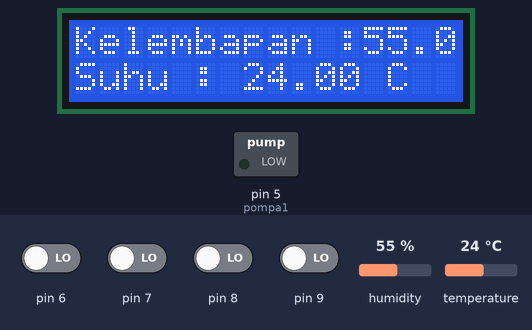
Recording of a sketch running on a simulated Arduino Uno, built with avr-gcc and run on an emulated ATmega328P. Shown: 16×2 character LCD, switched loads named in the sketch (green lamp = pin HIGH). The test bench sets the inputs (shaded band); at power-on: pin 6–9 LOW, humidity 55 %, temperature 24 °C. The local clock reads 2024-03-15 10:24:30 at power-on unless the sketch sets it; what the sketch prints to the serial monitor is not drawn.

Above: at 1.5 s.
1.6 s: pin 9 driven HIGH
At 3.6 s:
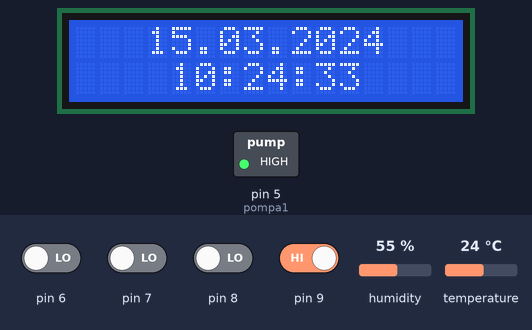
8.3 s: humidity set to 22 %
At 11.7 s:
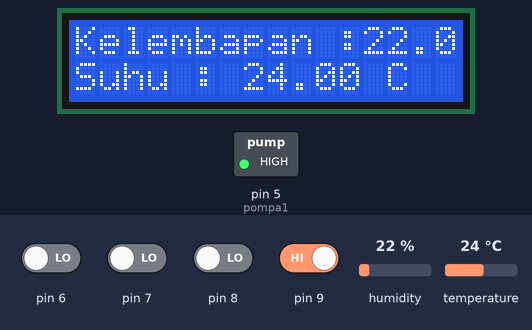
13.9 s: temperature set to 12 °C
At 16.4 s:
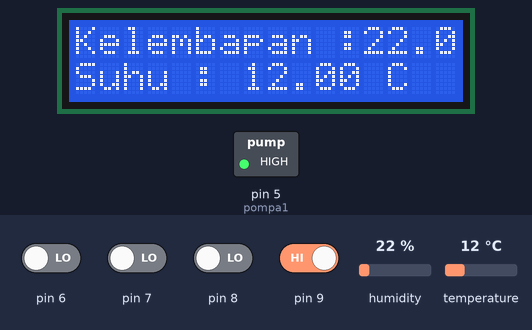
Timing chart, 0 to 17.9 s (numbered marks = the images above; inputs shaded):
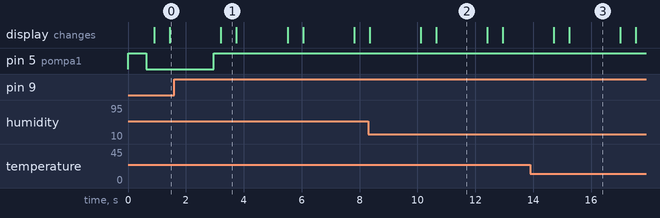

The sketch:

KKNV1.ino
```cpp
/*
   BISMILLAH PROGRAM MONITORING JAMUR IOT
  /* Serial ESP to Arduino on:
   https://create.arduino.cc/projecthub/nidhi17agarwal/uart-communication-between-arduino-uno-and-esp32-1170d5
   Shcematic in web, using voltage divider for TX of Arduino, ground connected to both GND.
   Using generic code like other, just need to code the ESP using Arduino IDE, tutorial in link:
   https://www.electronicshub.org/esp32-arduino-ide/#:~:text=Type%20the%20code%20in%20Arduino,can%20see%20the%20LED%20Blinking.
*/
#include <Wire.h>
#include <LiquidCrystal_I2C.h>
LiquidCrystal_I2C lcd(0x27, 16, 2); // set the LCD address to 0x27 for a 16 chars and 2 line display
// Arduino Mega:
// DS3231:  SDA pin   -> Arduino Digital 20 (SDA) or the dedicated SDA pin
//          SCL pin   -> Arduino Digital 21 (SCL) or the dedicated SCL pin
//Pembacaan DHT22
#include "DHT.h"
#define DHTPIN 4    // DHT PIN 2
#define DHTTYPE DHT22   // DHT 22  (AM2302), AM2321
DHT dht(DHTPIN, DHTTYPE);


#include <Adafruit_Sensor.h>
#include <DHT.h>
#include "DHT.h"
#include <DHT_U.h>
#define pompa1  5 //Relay untuk Pompa


float h;
float t;

int nilaibutton1;
int nilaibutton2;
int nilaibutton3;
int nilaibutton4;

//Setingan RTC, jam, dan alarm
#include <DS3231.h>
DS3231  rtc(SDA, SCL);
Time tt;
int jam, menit, detik;
int set_jam1 = 19;     //Set alarm jam Pagi
int set_menit1 = 20;   //Set alarm menit Pagi
int set_jam2 = 19;     //Set alarm jam Siang
int set_menit2 = 25;   //Set alarm menit Siang
int set_jam3 = 19;     //Set alarm jam Malam
int set_menit3 = 30;   //Set alarm menit Malam

void setup() {
  pinMode(pompa1, OUTPUT);
  pinMode(6, INPUT);
  pinMode(7, INPUT);
  pinMode(8, INPUT);
  pinMode(9, INPUT);
  digitalWrite(pompa1, HIGH);
  // Setup Serial connection
  Serial.begin(9600);

  dht.begin();
  // Initialize the rtc object
  rtc.begin();
  // Uncomment to set time
/*
    rtc.setDOW(0);     // Set Day-of-Week to DAYS(0=senin)
    rtc.setTime(19, 8, 0);     // Set the time exp: 12:00:00 (24hr format)
    rtc.setDate(24, 10, 2022);   // Set the date to Month, date, Year
*/
  //LCD Setup
  lcd.init();                      // initialize the lcd
  lcd.init();
  lcd.backlight();
}

//Pembacaan sensor DHT22
void dht22() {
    delay(500);
  h = dht.readHumidity();
  // Read temperature as Celsius (the default)
  t = dht.readTemperature();

  // Check if any reads failed and exit early (to try again).
  if (isnan(h) || isnan(t) ) {
    Serial.println("Failed to read from DHT sensor!");
    return;
  }
  Serial.print("Temperature: ");
  Serial.print(t);
  Serial.print(" *C\t");
  Serial.print("Humidity: ");
  Serial.print(h);
  Serial.println(" %");
}

void siram1() {
  if (set_jam1 == jam) {             //Jika jam sama dengan alarm, maka
    if (set_menit1 == menit) {       //Jika menit sama dengan alarm, maka
      spray();
      Serial.println("alarm Pagi");
    }
  }
}

void siram2() {
  if (set_jam2 == jam) {             //Jika jam sama dengan alarm, maka
    if (set_menit2 == menit) {       //Jika menit sama dengan alarm, maka
      spray();
      Serial.println("alarm Siang");
    }
  }
}

void siram3() {
  if (set_jam3 == jam) {             //Jika jam sama dengan alarm, maka
    if (set_menit3 == menit) {       //Jika menit sama dengan alarm, maka
      spray();
      Serial.println("alarm Sore");
    }
  }
}


//Scanning Push Button Untuk Tombol Mode
void scan() {
  nilaibutton1 = digitalRead(6);  // read input value
  nilaibutton2 = digitalRead(7);  // read input value
  nilaibutton3 = digitalRead(8);  // read input value

  if (nilaibutton1 == 1) {
    Serial.println("Mode Manual Off");
    //lcd.setCursor(1, 1);
    //lcd.print("OFF   ");
  }
  if (nilaibutton1 == 0) {
    manual(); // Memanggil Mode Manual
    Serial.println("Mode Manual On");
    //lcd.setCursor(1, 1);
    //lcd.print("MANUAL");
  }
  if (nilaibutton2 == 1) {
    Serial.println("Mode Hujan Off");
    //lcd.setCursor(8, 1);
    //lcd.print("OFF  ");
  }
  if (nilaibutton2 == 0) {
    Serial.println("Mode Hujan On");
    //lcd.setCursor(8, 1);
    //lcd.print("HUJAN");
    siram1();
    siram2();
  }
  if (nilaibutton3 == 1) {
    Serial.println("Mode KEMARAU OFF");
    //lcd.setCursor(15, 1);
    //lcd.print("OFF  ");
  }
  if (nilaibutton3 == 0) {
    Serial.println("Mode KEMARAU ON");
    //lcd.setCursor(15, 1);
    //lcd.print("PANAS");
    siram1();
    siram2();
    siram3();
  }
  delay(200);
}

//Membuat Mode manual untuk dijalankan secara manual penyemprotan oleh Petani
void manual() {
  nilaibutton4 = digitalRead(9);  // read input value
  if (nilaibutton4 == 1) {
    digitalWrite(pompa1, HIGH); //Pompa dimatikan secara manual oleh Petani
  }
  if (nilaibutton4 == 0) {
    digitalWrite(pompa1, LOW); //Pompa dinyalakan secara manual oleh Petani
    Serial.println("Pompa Menyala Manual");
  }
}

void RTC() {
  //RTC Program
  // Send Day-of-Week
  Serial.print(rtc.getDOWStr());
  Serial.print(" ");

  // Send date
  Serial.print(rtc.getDateStr());
  Serial.print(" -- ");

  // Send time
  Serial.println(rtc.getTimeStr());
  tt = rtc.getTime();
  jam = tt.hour;
  menit = tt.min;
  detik = tt.sec;
}

// Program Looping Utama
void loop()
{
  dht22();
  scan(); //mode yang dipilih
  RTC();
  LCDwaktu();
  LCDsuhu();
}

void LCDwaktu() {
  lcd.clear();
  lcd.setCursor(3, 0);
  lcd.print(rtc.getDateStr());
  lcd.setCursor(4, 1);
  lcd.print(rtc.getTimeStr());
  delay(500);
}

void LCDsuhu() {
  lcd.clear();
  //Kelembaban & Suhu
  lcd.setCursor(0, 0);
  lcd.print("Kelembapan :");
  lcd.setCursor(12, 0);
  lcd.print(h);
  lcd.setCursor(0, 1);
  lcd.print("Suhu :");
  lcd.setCursor(7, 1);
  lcd.print(t);
  lcd.setCursor(12, 1);
  lcd.print(F(" C"));
  delay(1000);
}

// Program Pompa Spray
void spray()
{
  digitalWrite(pompa1, LOW);
  delay(60000);

  digitalWrite(pompa1, HIGH);
}
```

Measured:
- after the input at 1.6 s, pin 5 (pompa1): LOW → HIGH after 1.4 s
- what the display in image 1 shows lasts 0.5 s, from 3.2 s to 3.7 s
- what the display in image 2 shows lasts 1.8 s, from 10.6 s to 12.4 s
